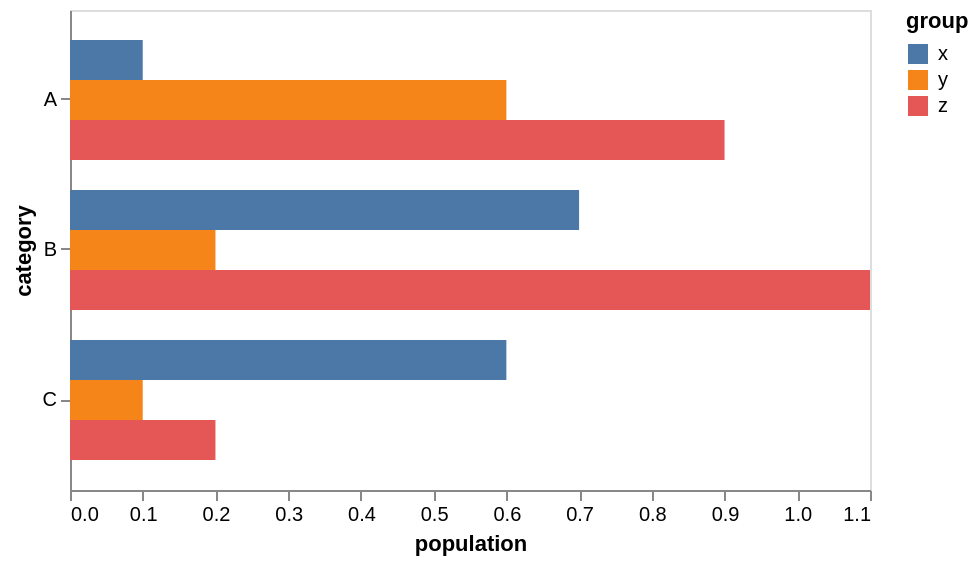

The specification (Vega-Lite) saved for this image:
### Vega specification from a JSON file in a GitHub repository (floating-point values rounded to 4 significant figures)
{"$schema": "https://vega.github.io/schema/vega/v5.json", "background": "white", "padding": 5, "width": 400, "style": "cell", "data": [{"name": "source_0", "values": [{"category": "A", "group": "x", "value": 0.1}, {"category": "A", "group": "y", "value": 0.6}, {"category": "A", "group": "z", "value": 0.9}, {"category": "B", "group": "x", "value": 0.7}, {"category": "B", "group": "y", "value": 0.2}, {"category": "B", "group": "z", "value": 1.1}, {"category": "C", "group": "x", "value": 0.6}, {"category": "C", "group": "y", "value": 0.1}, {"category": "C", "group": "z", "value": 0.2}]}, {"name": "data_0", "source": "source_0", "transform": [{"type": "stack", "groupby": ["category", "group"], "field": "value", "sort": {"field": [], "order": []}, "as": ["value_start", "value_end"], "offset": "zero"}, {"type": "filter", "expr": "isValid(datum[\"value\"]) && isFinite(+datum[\"value\"])"}]}], "signals": [{"name": "y_step", "update": "20 * bandspace(domain('yOffset').length, 0, 0) / (1-0.2)"}, {"name": "height", "update": "bandspace(domain('y').length, 0.2, 0.2) * y_step"}], "marks": [{"name": "marks", "type": "rect", "style": ["bar"], "from": {"data": "data_0"}, "encode": {"update": {"fill": {"scale": "color", "field": "group"}, "ariaRoleDescription": {"value": "bar"}, "description": {"signal": "\"value: \" + (format(datum[\"value\"], \"\")) + \"; category: \" + (isValid(datum[\"category\"]) ? datum[\"category\"] : \"\"+datum[\"category\"]) + \"; group: \" + (isValid(datum[\"group\"]) ? datum[\"group\"] : \"\"+datum[\"group\"])"}, "x": {"scale": "x", "field": "value_end"}, "x2": {"scale": "x", "field": "value_start"}, "y": {"scale": "y", "field": "category", "offset": {"scale": "yOffset", "field": "group"}}, "height": {"signal": "max(0.25, bandwidth('yOffset'))"}}}}], "scales": [{"name": "x", "type": "linear", "domain": {"data": "data_0", "fields": ["value_start", "value_end"]}, "range": [0, {"signal": "width"}], "nice": true, "zero": true}, {"name": "y", "type": "band", "domain": {"data": "data_0", "field": "category", "sort": true}, "range": {"step": {"signal": "y_step"}}, "paddingInner": 0.2, "paddingOuter": 0.2}, {"name": "yOffset", "type": "band", "domain": {"data": "data_0", "field": "group", "sort": true}, "range": {"step": 20}}, {"name": "color", "type": "ordinal", "domain": {"data": "data_0", "field": "group", "sort": true}, "range": "category"}], "axes": [{"scale": "x", "orient": "bottom", "grid": false, "title": "population", "labelFlush": true, "labelOverlap": true, "tickCount": {"signal": "ceil(width/40)"}, "zindex": 0}, {"scale": "y", "orient": "left", "grid": false, "title": "category", "zindex": 0}], "legends": [{"fill": "color", "symbolType": "square", "title": "group"}]}
